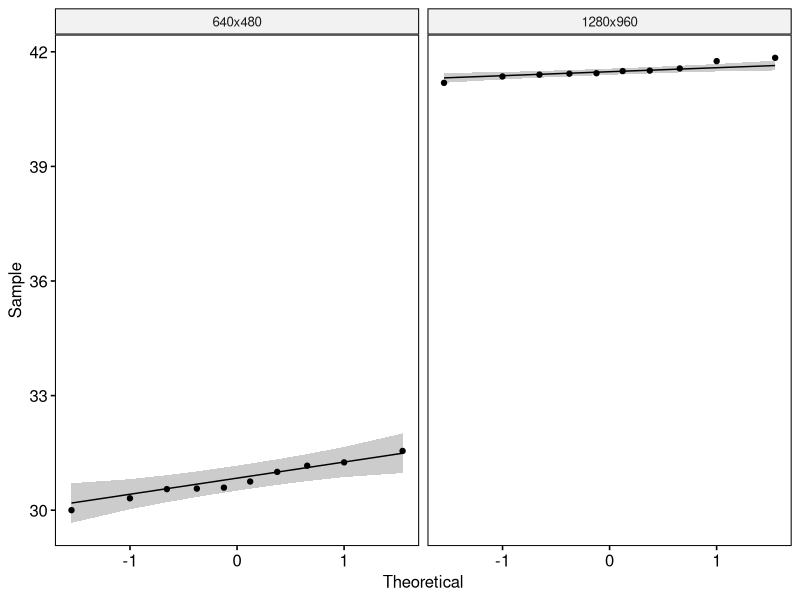
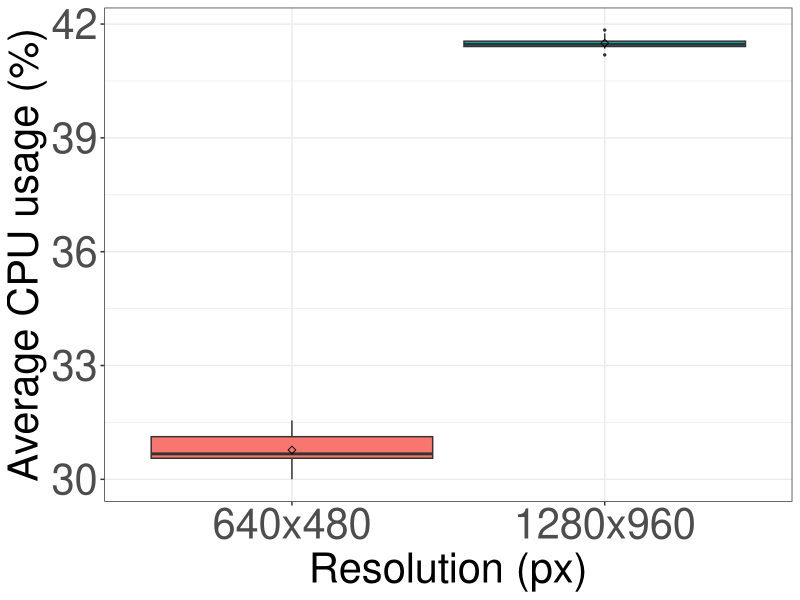

The R source for these figures, in order:
## ---- chunk 1
if (!require('tidyverse')) install.packages('tidyverse', dependencies = TRUE); library('tidyverse')
if (!require('ggpubr')) install.packages('ggpubr', dependencies = TRUE); library('ggpubr')
if (!require('rstatix')) install.packages('rstatix', dependencies = TRUE); library('rstatix')
if (!require('ggplot2')) install.packages('ggplot2', dependencies = TRUE); library('ggplot2')
## ---- chunk 2
data <- read.csv(file = '../../raw_data/test_resolution/run_table.csv')
data <- subset(data, select = c(X__run_id, resolution, avg_cpu_util))
data$resolution <- factor(data$resolution, levels = c("640x480", "1280x960"))
data$avg_cpu_util <- as.numeric(data$avg_cpu_util)
## ---- chunk 3
data %>%
  group_by(resolution) %>%
  get_summary_stats(avg_cpu_util, type = "mean_sd")
## ---- chunk 4
pdf(file = "../../figures/resolution_effect/cpu_usage.pdf")

ggplot(data, aes(x = resolution, y = avg_cpu_util, fill = resolution)) +
  theme_bw() + 
  geom_boxplot(width = 0.9, outlier.size = 0.5) + 
  stat_summary(fun = mean, color = 'black', geom = 'point', shape = 5, size = 1.5) +
  labs(x = "Resolution (px)", y = "Average CPU usage (%)") +
  theme(legend.position = 'none') +
  theme(
    axis.title.x = element_text(size = 30, family = 'sans'),
    axis.title.y = element_text(size = 30, family = 'sans'),
    axis.text.x = element_text(size = 30, family = 'sans'),
    axis.text.y = element_text(size = 30, family = 'sans')
  )

dev.off()
## ---- chunk 5
data %>% 
  group_by(resolution) %>%
  identify_outliers(avg_cpu_util)
## ---- chunk 6
ggqqplot(data, x = "avg_cpu_util", facet.by = "resolution")
## ---- chunk 7
data %>%
  group_by(resolution) %>%
  shapiro_test(avg_cpu_util)
## ---- chunk 8
data %>%
  t_test(avg_cpu_util ~ resolution) %>%
  add_significance()
## ---- chunk 9
data %>%
  cohens_d(avg_cpu_util ~ resolution)
